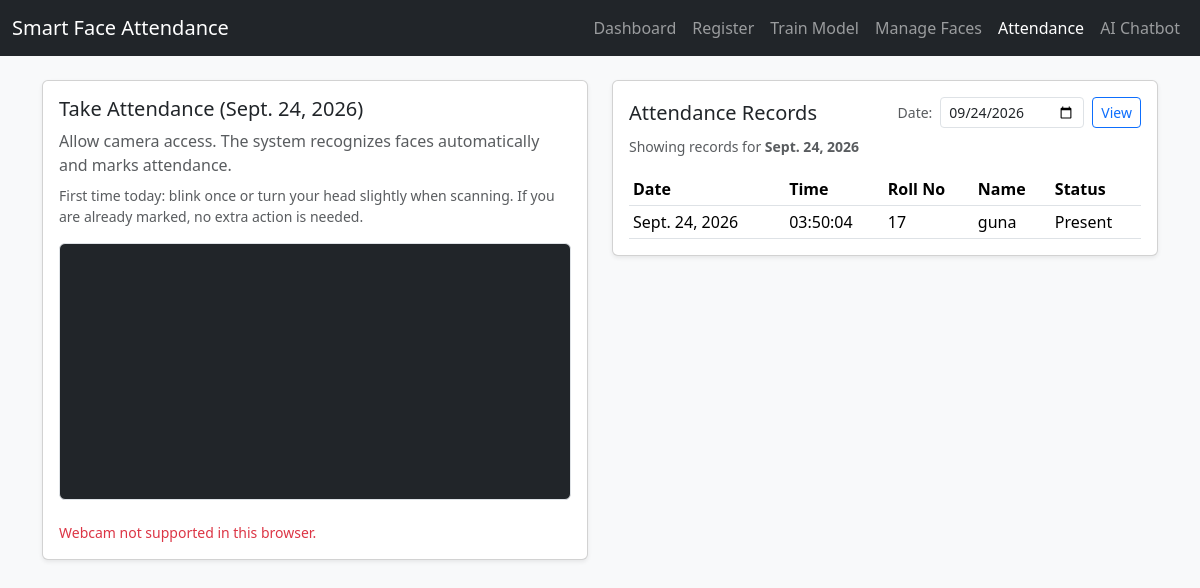
The page /attendance/ on the database its author committed.
### attendance/models.py (models this page shows, shortened)
class AttendanceRecord(models.Model):
    STATUS_PRESENT = "present"
    STATUS_ABSENT = "absent"
    STATUS_LATE = "late"
    STATUS_CHOICES = [
        (STATUS_PRESENT, "Present"),
        (STATUS_ABSENT, "Absent"),
        (STATUS_LATE, "Late"),
    ]
    student = models.ForeignKey(
        Student, on_delete=models.CASCADE, related_name="attendance_records"
    )
    date = models.DateField()
    timestamp = models.DateTimeField(auto_now_add=True)
    status = models.CharField(
        max_length=20, choices=STATUS_CHOICES, default=STATUS_PRESENT
    )
    session = models.CharField(max_length=100, blank=True, null=True)
    subject = models.CharField(max_length=100, blank=True, null=True)
    class Meta:
        ordering = ["-date", "-timestamp"]
        unique_together = ("student", "date", "session", "subject")

class Student(models.Model):
    roll_no = models.CharField(max_length=50, unique=True)
    name = models.CharField(max_length=255)
    email = models.EmailField(blank=True, null=True)
    department = models.CharField(max_length=255, blank=True, null=True)
    created_at = models.DateTimeField(auto_now_add=True)
    class Meta:
        ordering = ["roll_no"]

### attendance/views.py (the view)
# urls.py: path("attendance/", views.attendance_view, name="attendance"),
def attendance_view(request: HttpRequest) -> HttpResponse:
    today = date.today()
    selected_date = today
    selected_date_param = request.GET.get("date", "").strip()
    if selected_date_param:
        try:
            selected_date = date.fromisoformat(selected_date_param)
        except ValueError:
            selected_date = today
    recent_records = (
        AttendanceRecord.objects.filter(date=selected_date)
        .select_related("student")
        .order_by("-timestamp")[:50]
    )
    context = {
        "today_date": today,
        "selected_date": selected_date,
        "recent_records": recent_records,
    }
    return render(request, "attendance/attendance.html", context)

### attendance/templates/attendance/attendance.html (shortened to what this page needs)
{% extends "attendance/base.html" %}
{% block content %}
<div class="row g-4">
    <div class="col-lg-6">
        <div class="card shadow-sm mb-3">
            <div class="card-body">
                <h5 class="card-title">Take Attendance ({{ today_date }})</h5>
                <p class="text-muted mb-2">
                    Allow camera access. The system recognizes faces automatically and marks attendance.
                </p>
                <p class="small text-muted mb-3">
                    First time today: blink once or turn your head slightly when scanning. If you are already marked, no extra action is needed.
                </p>
                <div class="mb-3">
                    <video id="attVideo" width="100%" autoplay playsinline class="border rounded bg-dark"></video>
                </div>
                <div id="attStatus" class="small mt-2 text-muted">Starting camera…</div>
            </div>
        </div>
    </div>
    <div class="col-lg-6">
        <div class="card shadow-sm">
            <div class="card-body">
                <div class="d-flex justify-content-between align-items-center mb-2">
                    <h5 class="card-title mb-0">Attendance Records</h5>
                    <form method="get" class="d-flex align-items-center gap-2">
                        <label for="dateFilter" class="small text-muted mb-0">Date:</label>
                        <input
                            type="date"
                            id="dateFilter"
                            name="date"
                            class="form-control form-control-sm"
                            value="{{ selected_date|date:'Y-m-d' }}"
                        >
                        <button type="submit" class="btn btn-sm btn-outline-primary">View</button>
                    </form>
                </div>
                <p class="small text-muted mb-3">Showing records for <strong>{{ selected_date }}</strong></p>
                <div class="table-responsive" style="max-height: 320px; overflow-y: auto;">
                    <table class="table table-sm align-middle mb-0">
                        <thead>
                        <tr>
                            <th>Date</th>
                            <th>Time</th>
                            <th>Roll No</th>
                            <th>Name</th>
                            <th>Status</th>
                        </tr>
                        </thead>
                        <tbody id="recordsBody">
                        {% for r in recent_records %}
                            <tr data-student-id="{{ r.student.id }}">
                                <td>{{ r.date }}</td>
                                <td>{{ r.timestamp|time:"H:i:s" }}</td>
                                <td>{{ r.student.roll_no }}</td>
                                <td>{{ r.student.name }}</td>
                                <td>{{ r.get_status_display }}</td>
                            </tr>
                        {% empty %}
                            <tr id="recordsEmptyRow">
                                <td colspan="5" class="text-muted">No attendance records for selected date.</td>
                            </tr>
                        {% endfor %}
                        </tbody>
                    </table>
                </div>
            </div>
        </div>
    </div>
</div>
{% endblock %}

### rows shown on the page
AttendanceRecord: date "Sept. 24, 2026", timestamp "03:50:04", student.roll_no "17", student.name "guna", status "Present"

### other values the page prints
{{ today_date }} "Sept. 24, 2026"
{{ selected_date }} "Sept. 24, 2026"
